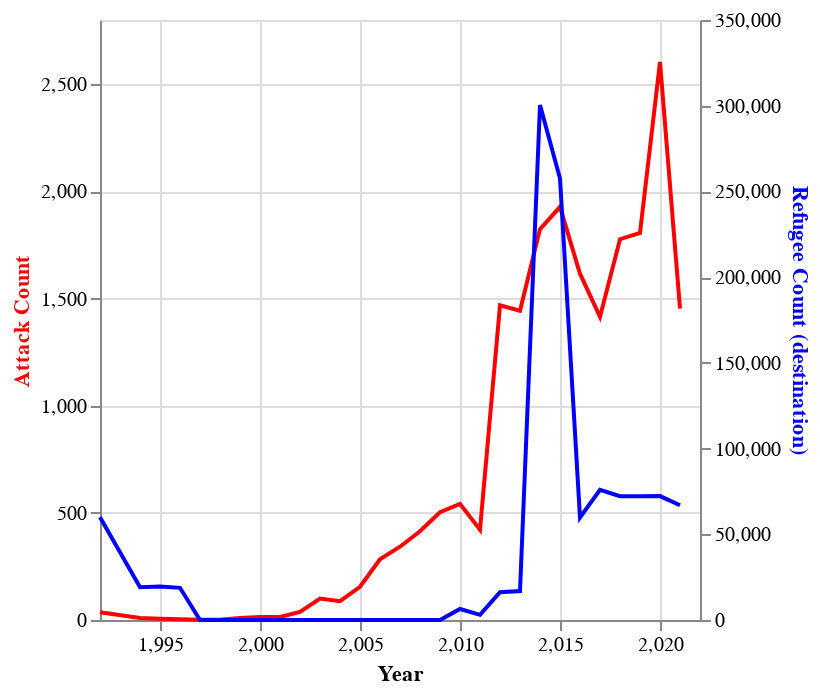

The code cell stored with this chart in its notebook:
### Code cell
# Choose a country
df_terror_refugee_dest = df_terror_refugee_dest[df_terror_refugee_dest['iso3'] == iso_code]

dest_base = alt.Chart(df_terror_refugee_dest).encode(
    alt.X('iyear:Q', axis=alt.Axis(title='Year')),
)

dest_line1 = dest_base.mark_line(color='red').encode(
    alt.Y('Attack Count:Q', axis=alt.Axis(title='Attack Count')).axis(titleColor='red')
)

dest_line2 = dest_base.mark_line(color='blue').encode(
    alt.Y('Refugee Count (destination):Q', axis=alt.Axis(title='Refugee Count (destination)')).axis(titleColor='blue')
)

alt.layer(dest_line1, dest_line2).resolve_scale(
    y = 'independent'
)

### Figure 1 — Vega-Lite specification as saved in the notebook (floating-point values rounded to 4 significant figures)
{"config": {"view": {"continuousWidth": 300, "continuousHeight": 300}}, "layer": [{"mark": {"type": "line", "color": "red"}, "encoding": {"x": {"axis": {"title": "Year"}, "field": "iyear", "type": "quantitative"}, "y": {"axis": {"titleColor": "red"}, "field": "Attack Count", "type": "quantitative"}}}, {"mark": {"type": "line", "color": "blue"}, "encoding": {"x": {"axis": {"title": "Year"}, "field": "iyear", "type": "quantitative"}, "y": {"axis": {"titleColor": "blue"}, "field": "Refugee Count (destination)", "type": "quantitative"}}}], "data": {"name": "data-51927406220eb30852c50347a3707c3a"}, "resolve": {"scale": {"y": "independent"}}, "$schema": "https://vega.github.io/schema/vega-lite/v5.8.0.json", "datasets": {"data-51927406220eb30852c50347a3707c3a": [{"Attack Count": 36, "Refugee Count (destination)": 60000, "Country of asylum (ISO)": "AFG", "iso3": "AFG", "iyear": 1992, "country": "Afghanistan"}, {"Attack Count": 9, "Refugee Count (destination)": 19134, "Country of asylum (ISO)": "AFG", "iso3": "AFG", "iyear": 1994, "country": "Afghanistan"}, {"Attack Count": 6, "Refugee Count (destination)": 19605, "Country of asylum (ISO)": "AFG", "iso3": "AFG", "iyear": 1995, "country": "Afghanistan"}, {"Attack Count": 4, "Refugee Count (destination)": 18779, "Country of asylum (ISO)": "AFG", "iso3": "AFG", "iyear": 1996, "country": "Afghanistan"}, {"Attack Count": 1, "Refugee Count (destination)": 5, "Country of asylum (ISO)": "AFG", "iso3": "AFG", "iyear": 1997, "country": "Afghanistan"}, {"Attack Count": 1, "Refugee Count (destination)": 0, "Country of asylum (ISO)": "AFG", "iso3": "AFG", "iyear": 1998, "country": "Afghanistan"}, {"Attack Count": 9, "Refugee Count (destination)": 0, "Country of asylum (ISO)": "AFG", "iso3": "AFG", "iyear": 1999, "country": "Afghanistan"}, {"Attack Count": 14, "Refugee Count (destination)": 0, "Country of asylum (ISO)": "AFG", "iso3": "AFG", "iyear": 2000, "country": "Afghanistan"}, {"Attack Count": 14, "Refugee Count (destination)": 10, "Country of asylum (ISO)": "AFG", "iso3": "AFG", "iyear": 2001, "country": "Afghanistan"}, {"Attack Count": 38, "Refugee Count (destination)": 0, "Country of asylum (ISO)": "AFG", "iso3": "AFG", "iyear": 2002, "country": "Afghanistan"}, {"Attack Count": 100, "Refugee Count (destination)": 24, "Country of asylum (ISO)": "AFG", "iso3": "AFG", "iyear": 2003, "country": "Afghanistan"}, {"Attack Count": 88, "Refugee Count (destination)": 31, "Country of asylum (ISO)": "AFG", "iso3": "AFG", "iyear": 2004, "country": "Afghanistan"}, {"Attack Count": 155, "Refugee Count (destination)": 31, "Country of asylum (ISO)": "AFG", "iso3": "AFG", "iyear": 2005, "country": "Afghanistan"}, {"Attack Count": 283, "Refugee Count (destination)": 34, "Country of asylum (ISO)": "AFG", "iso3": "AFG", "iyear": 2006, "country": "Afghanistan"}, {"Attack Count": 342, "Refugee Count (destination)": 43, "Country of asylum (ISO)": "AFG", "iso3": "AFG", "iyear": 2007, "country": "Afghanistan"}, {"Attack Count": 414, "Refugee Count (destination)": 37, "Country of asylum (ISO)": "AFG", "iso3": "AFG", "iyear": 2008, "country": "Afghanistan"}, {"Attack Count": 503, "Refugee Count (destination)": 36, "Country of asylum (ISO)": "AFG", "iso3": "AFG", "iyear": 2009, "country": "Afghanistan"}, {"Attack Count": 542, "Refugee Count (destination)": 6434, "Country of asylum (ISO)": "AFG", "iso3": "AFG", "iyear": 2010, "country": "Afghanistan"}, {"Attack Count": 421, "Refugee Count (destination)": 3011, "Country of asylum (ISO)": "AFG", "iso3": "AFG", "iyear": 2011, "country": "Afghanistan"}, {"Attack Count": 1469, "Refugee Count (destination)": 16184, "Country of asylum (ISO)": "AFG", "iso3": "AFG", "iyear": 2012, "country": "Afghanistan"}, {"Attack Count": 1443, "Refugee Count (destination)": 16861, "Country of asylum (ISO)": "AFG", "iso3": "AFG", "iyear": 2013, "country": "Afghanistan"}, {"Attack Count": 1824, "Refugee Count (destination)": 300421, "Country of asylum (ISO)": "AFG", "iso3": "AFG", "iyear": 2014, "country": "Afghanistan"}, {"Attack Count": 1928, "Refugee Count (destination)": 257553, "Country of asylum (ISO)": "AFG", "iso3": "AFG", "iyear": 2015, "country": "Afghanistan"}, {"Attack Count": 1616, "Refugee Count (destination)": 59770, "Country of asylum (ISO)": "AFG", "iso3": "AFG", "iyear": 2016, "country": "Afghanistan"}, {"Attack Count": 1415, "Refugee Count (destination)": 75927, "Country of asylum (ISO)": "AFG", "iso3": "AFG", "iyear": 2017, "country": "Afghanistan"}, {"Attack Count": 1777, "Refugee Count (destination)": 72228, "Country of asylum (ISO)": "AFG", "iso3": "AFG", "iyear": 2018, "country": "Afghanistan"}, {"Attack Count": 1806, "Refugee Count (destination)": 72227, "Country of asylum (ISO)": "AFG", "iso3": "AFG", "iyear": 2019, "country": "Afghanistan"}, {"Attack Count": 2604, "Refugee Count (destination)": 72278, "Country of asylum (ISO)": "AFG", "iso3": "AFG", "iyear": 2020, "country": "Afghanistan"}, {"Attack Count": 1453, "Refugee Count (destination)": 66949, "Country of asylum (ISO)": "AFG", "iso3": "AFG", "iyear": 2021, "country": "Afghanistan"}]}}
